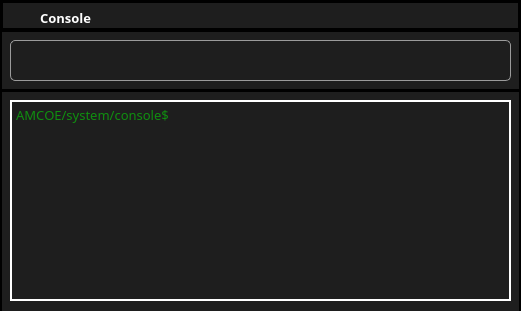
     <widget class="QFrame" name="frame_4">
      <property name="geometry">
       <rect>
        <x>640</x>
        <y>680</y>
        <width>521</width>
        <height>311</height>
       </rect>
      </property>
      <property name="font">
       <font>
        <family>Montserrat</family>
        <pointsize>10</pointsize>
        <weight>50</weight>
        <italic>false</italic>
        <bold>false</bold>
        <kerning>false</kerning>
       </font>
      </property>
      <property name="styleSheet">
       <string notr="true">border:0px;</string>
      </property>
      <property name="frameShape">
       <enum>QFrame::StyledPanel</enum>
      </property>
      <property name="frameShadow">
       <enum>QFrame::Raised</enum>
      </property>
      <widget class="QFrame" name="frame_6">
       <property name="geometry">
        <rect>
         <x>0</x>
         <y>90</y>
         <width>521</width>
         <height>301</height>
        </rect>
       </property>
       <property name="font">
        <font>
         <family>Montserrat</family>
         <pointsize>10</pointsize>
         <weight>50</weight>
         <italic>false</italic>
         <bold>false</bold>
         <kerning>false</kerning>
        </font>
       </property>
       <property name="styleSheet">
        <string notr="true">border: 2px solid rgb(0,0,0);
background-color: rgb(30,30,30);</string>
       </property>
       <property name="frameShape">
        <enum>QFrame::StyledPanel</enum>
       </property>
       <property name="frameShadow">
        <enum>QFrame::Raised</enum>
       </property>
       <widget class="QTextEdit" name="console">
        <property name="geometry">
         <rect>
          <x>10</x>
          <y>10</y>
          <width>501</width>
          <height>201</height>
         </rect>
        </property>
        <property name="font">
         <font>
          <family>Montserrat</family>
          <pointsize>10</pointsize>
          <weight>50</weight>
          <italic>false</italic>
          <bold>false</bold>
          <kerning>false</kerning>
         </font>
        </property>
        <property name="styleSheet">
         <string notr="true">border-color: rgb(255, 255, 255);
color: rgb(0, 255, 0);</string>
        </property>
        <property name="placeholderText">
         <string>AMCOE/system/console$</string>
        </property>
       </widget>
      </widget>
      <widget class="QFrame" name="frame_10">
       <property name="geometry">
        <rect>
         <x>0</x>
         <y>30</y>
         <width>521</width>
         <height>61</height>
        </rect>
       </property>
       <property name="font">
        <font>
         <family>Montserrat</family>
         <pointsize>10</pointsize>
         <weight>50</weight>
         <italic>false</italic>
         <bold>false</bold>
         <kerning>false</kerning>
        </font>
       </property>
       <property name="styleSheet">
        <string notr="true">border: 2px solid rgb(0,0,0);
background-color: rgb(30,30,30);</string>
       </property>
       <property name="frameShape">
        <enum>QFrame::StyledPanel</enum>
       </property>
       <property name="frameShadow">
        <enum>QFrame::Raised</enum>
       </property>
       <widget class="QLineEdit" name="lineEdit">
        <property name="geometry">
         <rect>
          <x>10</x>
          <y>10</y>
          <width>501</width>
          <height>41</height>
         </rect>
        </property>
        <property name="font">
         <font>
          <family>Montserrat</family>
          <pointsize>10</pointsize>
          <weight>50</weight>
          <italic>false</italic>
          <bold>false</bold>
          <kerning>false</kerning>
         </font>
        </property>
        <property name="styleSheet">
         <string notr="true">border:1px solid rgb(155,155,155);
border-radius:5px;</string>
        </property>
       </widget>
      </widget>
      <widget class="QFrame" name="frame_9">
       <property name="geometry">
        <rect>
         <x>0</x>
         <y>0</y>
         <width>521</width>
         <height>31</height>
        </rect>
       </property>
       <property name="font">
        <font>
         <family>Montserrat</family>
         <pointsize>10</pointsize>
         <weight>75</weight>
         <italic>false</italic>
         <bold>true</bold>
         <kerning>false</kerning>
        </font>
       </property>
       <property name="styleSheet">
        <string notr="true">border: 3px solid rgb(0,0,0);

background-color: rgb(81, 81, 81);background-color: rgb(30,30,30);</string>
       </property>
       <property name="frameShape">
        <enum>QFrame::StyledPanel</enum>
       </property>
       <property name="frameShadow">
        <enum>QFrame::Raised</enum>
       </property>
       <widget class="QLabel" name="label_19">
        <property name="geometry">
         <rect>
          <x>40</x>
          <y>10</y>
          <width>81</width>
          <height>16</height>
         </rect>
        </property>
        <property name="font">
         <font>
          <family>Montserrat</family>
          <pointsize>10</pointsize>
          <weight>75</weight>
          <italic>false</italic>
          <bold>true</bold>
          <kerning>false</kerning>
         </font>
        </property>
        <property name="styleSheet">
         <string notr="true">border:0px;
color: rgb(255, 255,255);
background-color: rgb(255, 255);</string>
        </property>
        <property name="text">
         <string>Console</string>
        </property>
       </widget>
      </widget>
     </widget>
